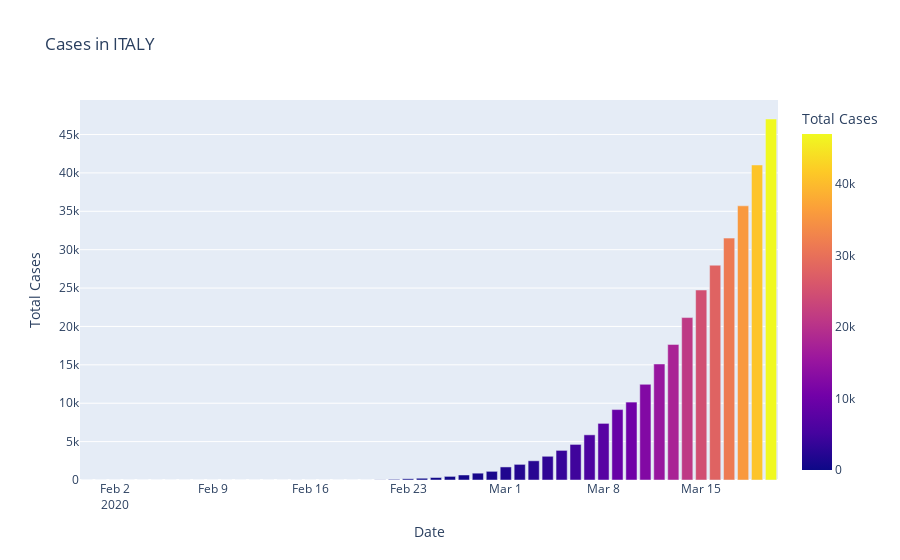
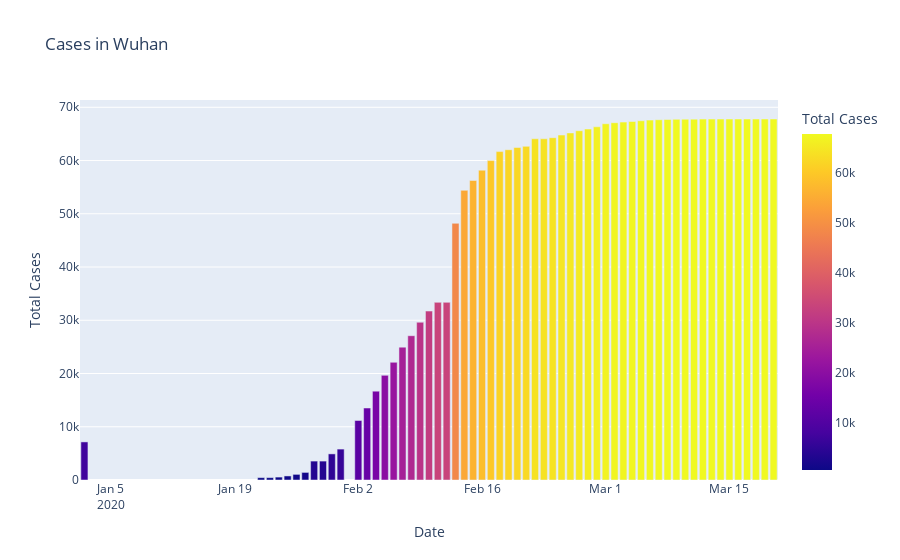
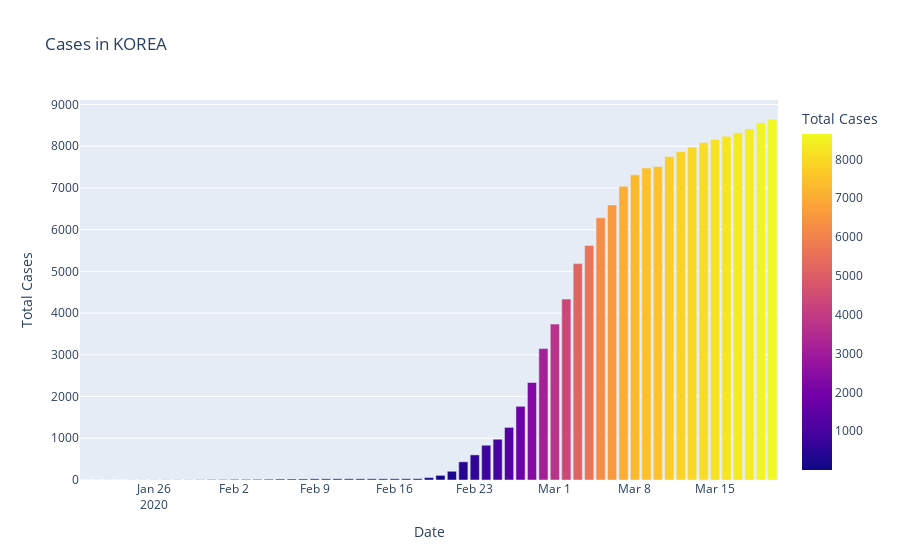

The cell these charts' notebook holds for them, in order:
### Code cell
fig=px.bar(dfitaly,x="Date",y='Total Cases',color='Total Cases',title='Cases in ITALY')
fig.show()
fig=px.bar(dfwuhan,x='Date',y='Total Cases',color='Total Cases',title='Cases in Wuhan')
fig.show()
fig=px.bar(dfKorea,x="Date",y='Total Cases',color='Total Cases',title='Cases in KOREA')
fig.show()
